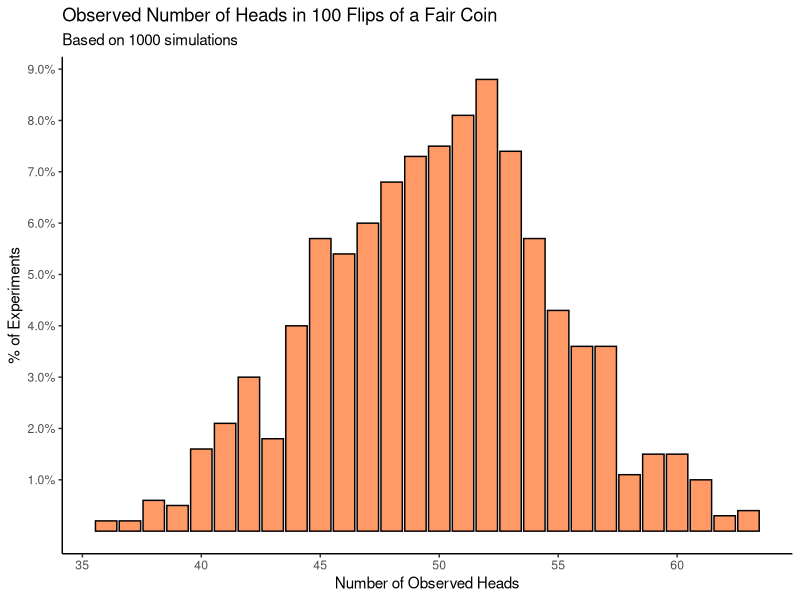
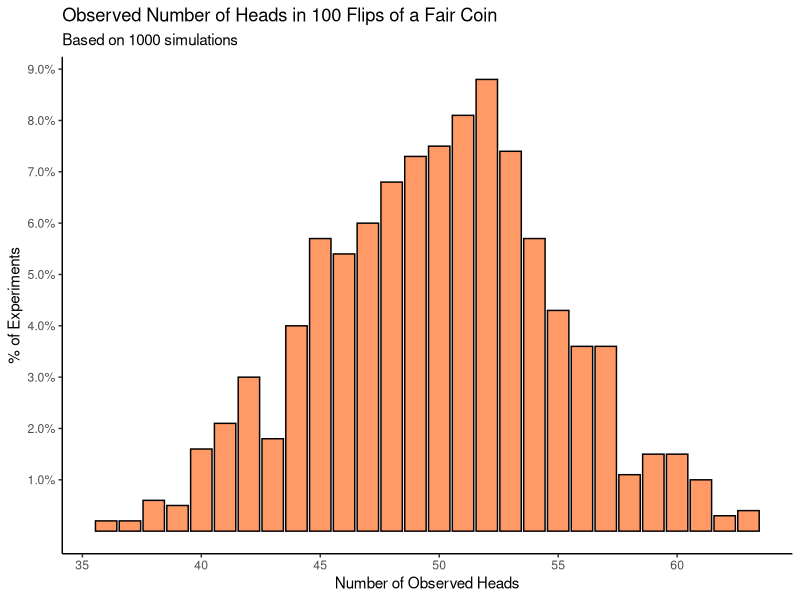
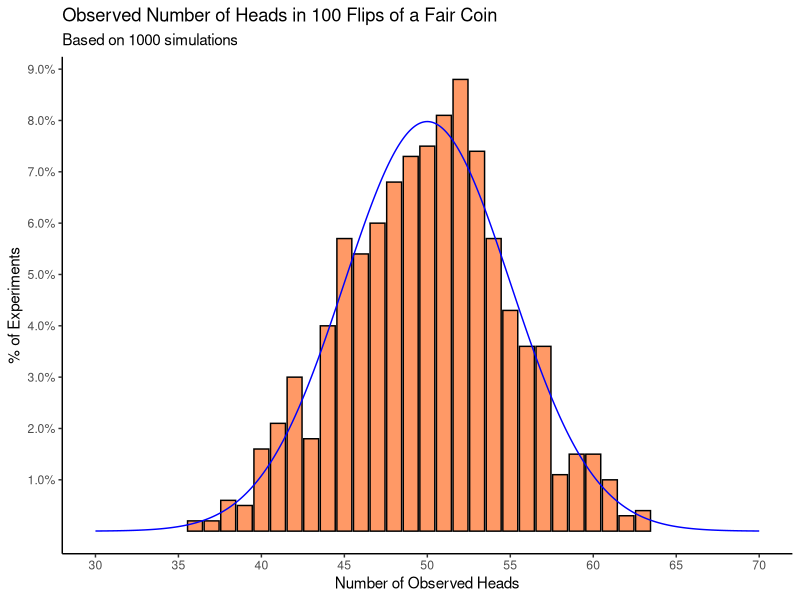
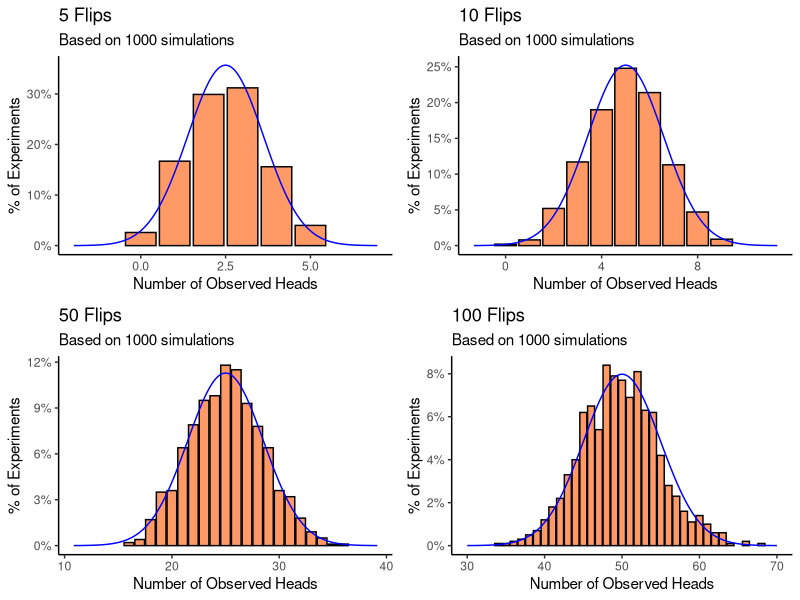

Here is the R script that generated these plots, in order:
## ---- chunk 1
knitr::opts_chunk$set(echo = TRUE)
## ---- chunk 2
# Load the tidyverse packages
suppressMessages({
  suppressWarnings({
    library(tidyverse)
  })
})
## ---- chunk 3
# Flip a coin once
sample(c(0,1),1)
## ---- chunk 4
set.seed(23893478)
# Sample (wuth replacement) from {0,1} 100 times:
sample(c(0,1),100,replace=TRUE)

# ...that's not quite qhat we want, we actually just want to see the relative frequency with which 1 appears:
mean(sample(c(0,1),100,replace=TRUE))
## ---- chunk 5
# Simulate the flipping of 100 coins. Do it many times and record the observed number of heads each time.
B <- 1000 # Number of simulations to do
numheads <- numeric(B)
for (b in 1:B) {
  # Flip the coin 100 times, and store the number of heads
  numheads[b] <- sum(sample(c(0,1),100,replace=TRUE))
}

# Graph the results
plt1 <- data_frame(x = numheads) %>%
  ggplot(aes(x = x)) +
  theme_classic() +
  geom_bar(aes(y = ..count.. / (sum(..count..))),colour = "black",fill = "#ff9966") +
  labs(title = "Observed Number of Heads in 100 Flips of a Fair Coin",
       subtitle = "Based on 1000 simulations",
       x = "Number of Observed Heads",
       y = "% of Experiments") +
  scale_x_continuous(breaks = seq(0,100,5)) +
  scale_y_continuous(breaks = seq(0.01,0.1,by=0.01),labels = scales::percent_format())

plt1
## ---- chunk 6
plt1
## ---- chunk 7
plt1 + geom_line(data = data_frame(x = seq(30,70,by=0.01),
                                   y = dnorm(x,50,5)),
                 mapping = aes(x = x,y = y,group = 1),
                 colour = "blue")

## ---- chunk 8
# Exact probability sum(X) = 50
dbinom(50,100,.5)
# Expirical probability from simulation- just the relative frequency with which sum(X) actually was equal to 50
mean(numheads == 50)
# Probability based on normal distribution- roughly, it's the probablity X is between 49.5 and 50.4:
pnorm(50.4,50,5) - pnorm(49.5,50,5)

# Exact probability sum(X) <= 50
sum(dbinom(0:50,100,.5))
# Empirical
mean(numheads <= 50)
# Normal Approximation- why do we do 50.4 instead of 50?
pnorm(50.4,50,5)
## ---- chunk 9
simulate_coin_tosses <- function(n) {
  B <- 1000 # Number of simulations to do
  numheads <- numeric(B)
  for (b in 1:B) {
    # Flip the coin n times, and store the number of heads
    numheads[b] <- sum(sample(c(0,1),n,replace=TRUE))
  }
  
  # Graph the results
  plt <- data_frame(x = numheads) %>%
    ggplot(aes(x = x)) +
    theme_classic() +
    geom_bar(aes(y = ..count.. / (sum(..count..))),colour = "black",fill = "#ff9966") +
    geom_line(data = data_frame(x = seq(n*.5 - 4*sqrt(n*.25),n*.5 + 4*sqrt(n*.25),by=0.01),
                                   y = dnorm(x,n*.5,sqrt(n*.25))),
                 mapping = aes(x = x,y = y,group = 1),
                 colour = "blue") +
    labs(title = stringr::str_c(n," Flips"),
         subtitle = "Based on 1000 simulations",
         x = "Number of Observed Heads",
         y = "% of Experiments") +
    scale_y_continuous(labels = scales::percent_format())
  
  plt
}

cowplot::plot_grid(
  simulate_coin_tosses(5),
  simulate_coin_tosses(10),
  simulate_coin_tosses(50),
  simulate_coin_tosses(100)
)
